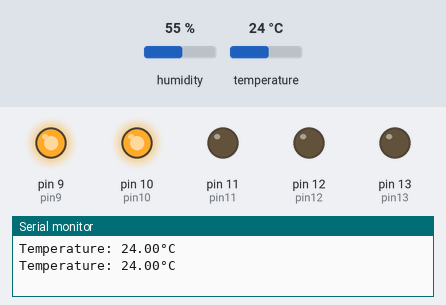
Bench run of a sketch on a simulated Arduino Uno, built with avr-gcc and run on an emulated ATmega328P. Shown: output pins drawn as LEDs (lit = HIGH), the last lines printed to the serial monitor. The inputs (shaded band) are chosen by the test bench; at power-on: temperature 24 °C, humidity 55 %.

Above: at 4.8 s.
4.9 s: temperature set to 12 °C
At 7.0 s:
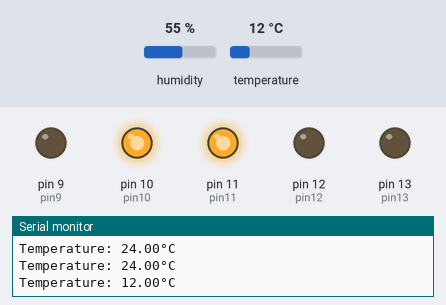
7.9 s: temperature set to 19 °C
At 9.3 s:
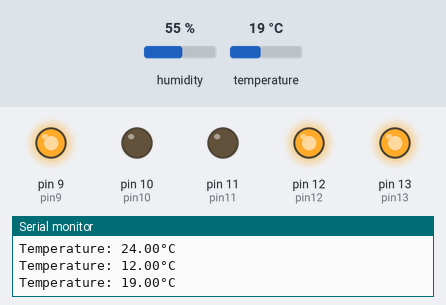
10.9 s: temperature set to 28 °C
At 13.0 s:
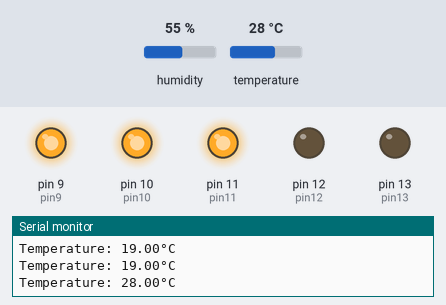
13.9 s: temperature set to 33 °C
At 15.4 s:
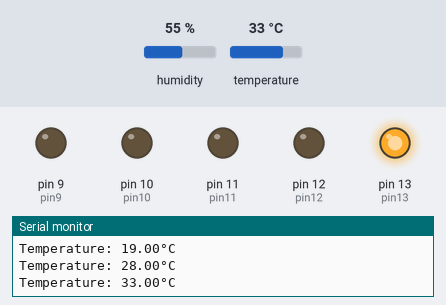
16.9 s: temperature set to 41 °C
At 19.0 s:
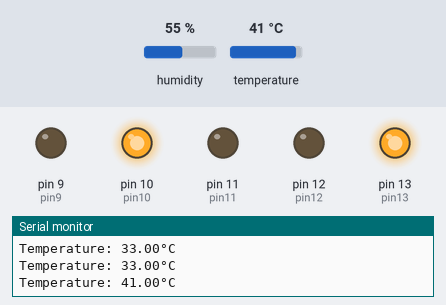
19.9 s: temperature set to 0 °C
At 21.4 s:
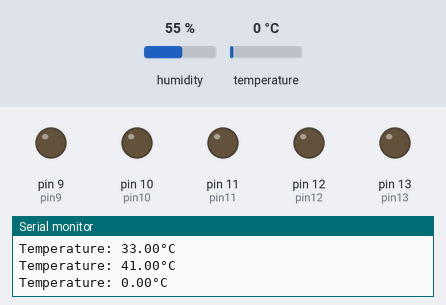
Timing chart, 0 to 22.9 s (numbered marks = the images above; inputs shaded):
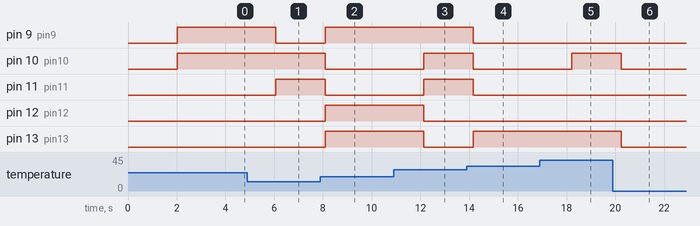

Measured:
- after the input at 4.9 s, pin 9 (pin9): HIGH → LOW after 1.2 s; pin 11 (pin11): LOW → HIGH after 1.2 s
- after the input at 7.9 s, pin 9 (pin9), pin 12 (pin12), pin 13 (pin13): LOW → HIGH after 0.20 s; pin 10 (pin10), pin 11 (pin11): HIGH → LOW after 0.20 s
- after the input at 10.9 s, pin 10 (pin10), pin 11 (pin11): LOW → HIGH after 1.2 s; pin 12 (pin12), pin 13 (pin13): HIGH → LOW after 1.2 s
- after the input at 13.9 s, pin 9 (pin9), pin 10 (pin10), pin 11 (pin11): HIGH → LOW after 0.27 s; pin 13 (pin13): LOW → HIGH after 0.27 s
- after the input at 16.9 s, pin 10 (pin10): LOW → HIGH after 1.3 s
- after the input at 19.9 s, pin 10 (pin10), pin 13 (pin13): HIGH → LOW after 0.34 s

The sketch:

binaryTempDisplay.ino
```cpp
#include "DHT.h"

#define DHTPIN 2
#define DHTTYPE DHT11

DHT dht(DHTPIN, DHTTYPE);

float temp = 0.0;
int intTemp;

int pin13 = 13;
int pin12 = 12;
int pin11 = 11;
int pin10 = 10;
int pin9 = 9;

void errorLed() {
  for (int i = 1; i <= 10; i++) {
    if (i == 1 || i == 10) {
      digitalWrite(pin13, HIGH);
    } else {
      digitalWrite(pin13, LOW);
    }

    if (i == 2 || i == 9) {
      digitalWrite(pin12, HIGH);
    } else {
      digitalWrite(pin12, LOW);
    }

    if (i == 3 || i == 8) {
      digitalWrite(pin11, HIGH);
    } else {
      digitalWrite(pin11, LOW);
    }

    if (i == 4 || i == 7) {
      digitalWrite(pin10, HIGH);
    } else {
      digitalWrite(pin10, LOW);
    }

    if (i == 5 || i == 6) {
      digitalWrite(pin9, HIGH);
    } else {
      digitalWrite(pin9, LOW);
    }
    delay(100);
  }
}

void setup() {
  Serial.begin(9600);
  dht.begin();

  pinMode(pin13, OUTPUT);
  pinMode(pin12, OUTPUT);
  pinMode(pin11, OUTPUT);
  pinMode(pin10, OUTPUT);
  pinMode(pin9, OUTPUT);
}

void loop() {
  delay(2000);

  temp = dht.readTemperature();

  if (isnan(temp)) {
    Serial.println("Failed to read Sensor data!");
    errorLed();
    return;
  }

  Serial.print("Temperature: ");
  Serial.print(temp);
  Serial.print("°C\n");

  intTemp = (int)temp;

  if (intTemp % 2 > 0) {
    digitalWrite(pin13, HIGH);
  } else {
    digitalWrite(pin13, LOW);
  }

  if (intTemp % 4 > 1) {
    digitalWrite(pin12, HIGH);
  } else {
    digitalWrite(pin12, LOW);
  }

  if (intTemp % 8 > 3) {
    digitalWrite(pin11, HIGH);
  } else {
    digitalWrite(pin11, LOW);
  }

  if (intTemp % 16 > 7) {
    digitalWrite(pin10, HIGH);
  } else {
    digitalWrite(pin10, LOW);
  }

  if (intTemp % 32 > 15) {
    digitalWrite(pin9, HIGH);
  } else {
    digitalWrite(pin9, LOW);
  }
}
```
